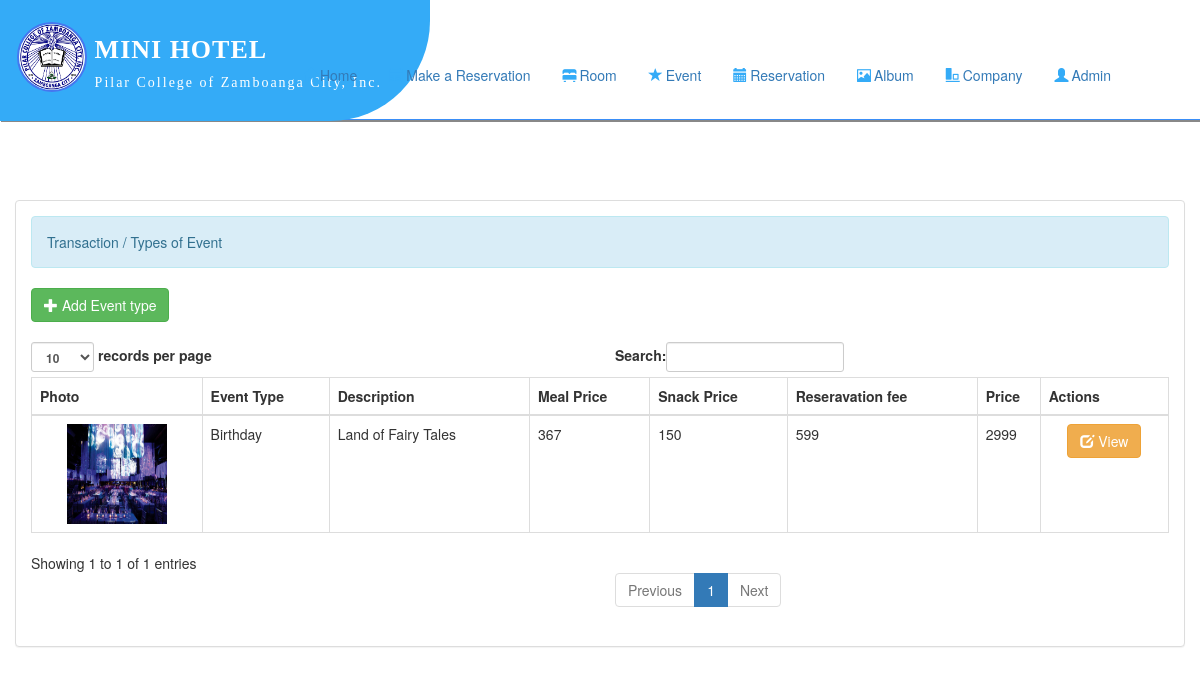
The page /admin/event_type.php (signed in) on the database its author committed.
### tables this page shows
CREATE TABLE `event_type` (
  `event_type_id` int(11) NOT NULL,
  `event_type_name` varchar(500) NOT NULL,
  `type_description` varchar(500) NOT NULL,
  `price` int(11) NOT NULL,
  `reservation_fee` int(11) NOT NULL,
  `lunch_price` int(11) NOT NULL,
  `snack_price` int(11) NOT NULL,
  `lunch_description` varchar(500) NOT NULL,
  `snack_description` varchar(500) NOT NULL,
  `photo` varchar(500) NOT NULL
);

### admin/name.php (called while the page is built, shortened)
<?php
	require 'connect.php';
	$query = $conn->query("SELECT * FROM `admin` WHERE `admin_id` = '$_SESSION[admin_id]'");
	$fetch = $query->fetch_array();
	$username = $fetch['username'];
?>

### admin/event_type.php (the view, shortened to what this page needs)
<!DOCTYPE html>
<?php
	require 'name.php';
?>
<html lang = "en">
	<head>
	</head>
<body>
<?php
	include('header_menu.php');
	?>
	<br />
	<div class = "container-fluid" style="max-width: 1500px; position: relative; margin-top:5%;">
		<div class = "panel panel-default">
			<div class = "panel-body">
				<div class = "alert alert-info">Transaction / Types of Event</div>
				<a class = "btn btn-success" href = "add_event_type.php"><i class = "glyphicon glyphicon-plus"></i> Add Event type</a>
				<br />
				<br />
				<table id = "table" class = "table table-bordered">
					<thead>
						<tr>
							<th>Photo</th>
							<th>Event Type</th>
							<th>Description</th>
							<th>Meal Price</th>
							<th>Snack Price</th>
							<th>Reseravation fee</th>
							<th>Price</th>
							<th>Actions</th>
						</tr>
					</thead>
					<tbody>
					<?php
						$query = $conn->query("SELECT * FROM `event_type`");
						while($fetch = $query->fetch_array()){
					?>
						<tr>
							<td><center><img src = "../photo/<?php echo $fetch['photo']?>" height = "100" width = "100"/></center></td>
							<td><?php echo $fetch['event_type_name']?></td>
							<td><?php echo $fetch['type_description']?></br></td>
							<td><?php echo $fetch['lunch_price']?></td>
							<td><?php echo $fetch['snack_price']?></td>
							<td><?php echo $fetch['reservation_fee']?></td>
							<td><?php echo $fetch['price']?></td>
							<td><center><a class = "btn btn-warning" href = "edit_event_type.php?event_type_id=<?php echo $fetch['event_type_id']?>"><i class = "glyphicon glyphicon-edit"></i> View</a>
						</tr>
					<?php
						}
					?>
					</tbody>
				</table>
			</div>
		</div>
	</div>
	<br />
	<br />
</body>
</html>

### admin/header_menu.php (shortened to what this page needs)
<?php
require 'name.php';
?>
<!DOCTYPE html>
<html>
<head>
	<link rel="stylesheet" href="https://cdnjs.cloudflare.com/ajax/libs/font-awesome/4.7.0/css/font-awesome.min.css">
	<link rel="stylesheet" type="text/css" href="../css/bootstrap.css " />
	<link rel="stylesheet" type="text/css" href="../css/style.css" />
</head>
<body>
	<nav class="navi">
		<div class="navbar-header" style="width:430px; background:#34abf7; border-bottom-right-radius:100px; ">
			<img src="../images/seal.png" class="sil">
			<p class="brad"> mini hotel </p>
			<p class="brad2">Pilar College of Zamboanga City, Inc.</p>
		</div>
		<div class="container-fluid">
			<ul class="nav nav-pills" style="color:#34abf7;">
				<li><a href="home.php"><i class="glyphicon glyphicon-home"></i>Home</a></li>
				<li class="nav navbar-nav  ">
				<li class="dropdown">
					<a class="dropdown-toggle" data-toggle="dropdown" role="button" aria-haspopup="true" aria-expanded="false"><i class="glyphicon glyphicon-calendar"></i>Make a Reservation</a>
				</li>
				<li class="nav navbar-nav  ">
				<li class="dropdown">
					<a class="dropdown-toggle" data-toggle="dropdown" role="button" aria-haspopup="true" aria-expanded="false"><i class="glyphicon glyphicon-bed"></i>Room</a>
				</li>
				</li>
				<li class="nav navbar-nav  ">
				<li class="dropdown">
					<a class="dropdown-toggle" data-toggle="dropdown" role="button" aria-haspopup="true" aria-expanded="false"><i class="glyphicon glyphicon-star"></i>Event</a>
				</li>
				</li>
				<li class="nav navbar-nav  ">
				<li class="dropdown">
					<a class="dropdown-toggle" data-toggle="dropdown" role="button" aria-haspopup="true" aria-expanded="false"><i class="glyphicon glyphicon-calendar"></i>Reservation</a>
				</li>
				<li class="nav navbar-nav  ">
				<li class="dropdown">
					<a class="dropdown-toggle" data-toggle="dropdown" role="button" aria-haspopup="true" aria-expanded="false"><i class="glyphicon glyphicon-picture"></i>Album</a>
				</li>
				</li>
				<li class="nav navbar-nav  ">
				<li class="dropdown">
					<a class="dropdown-toggle" data-toggle="dropdown" role="button" aria-haspopup="true" aria-expanded="false"><i class="glyphicon glyphicon-object-align-bottom"></i>Company</a>
				</li>
				</li>
				<li class="nav navbar-nav  ">
				<li class="dropdown">
					<a class="dropdown-toggle" data-toggle="dropdown" role="button" aria-haspopup="true" aria-expanded="false"><i class="glyphicon glyphicon-user"></i><?php echo $username; ?></a>
				</li>
				</li>
			</ul>
		</div>
	</nav>
</body>
</html>

### admin/header_menu.php (style rules this page uses)
* { box-sizing: border-box; margin: 0; border: 0; padding: 0; }
.navi { max-width: 1500px; position: relative; margin: auto; height: 120px; background: #fff; box-shadow: 1px 2px #888888; border-bottom: 1px solid #3a8ef7; }
.brad { font-family: noto; color: #fff; text-transform: uppercase; font-weight: bolder; font-size: 26px; letter-spacing: 1px; margin-top: -14%; margin-bottom: 1%; white-space: nowrap; margin-left: 22%; position: relative; }
.brad2 { font-family: "Jost"; font-size: 14px; letter-spacing: 2px; margin-left: 22%; position: relative; color: #fff; font-weight: 200; margin-bottom: 6.5%; }
.sil { border-radius: 50%; width: 70px; height: 70px; border: 2px solid #4676f0; margin-left: 4%; margin-top: 5%; position: sticky; }
.nav-pills { right: 5%; top: 46%; position: absolute; }
.nav-pills i { margin-right: 3px; color: #34abf7; }

### rows shown on the page
event_type: photo (picture), event_type_name "Birthday", type_description "Land of Fairy Tales", lunch_price "367", snack_price "150", reservation_fee "599", price "2999"

### other values the page prints
$username "Admin"
